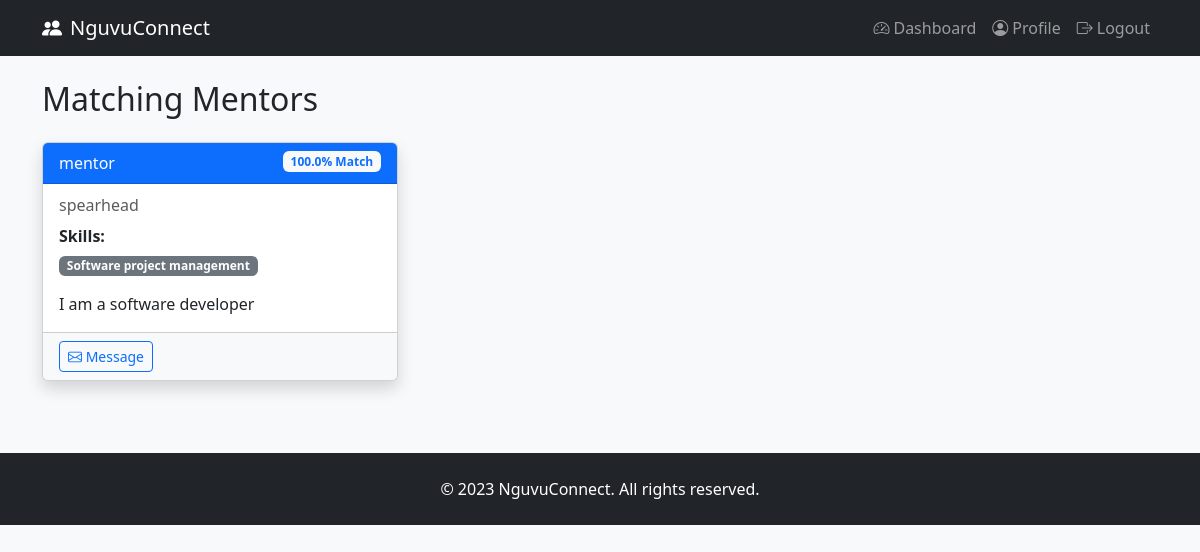
/matches (signed in), run on the app's committed database.
### app.py (models this page shows)
class User(UserMixin, db.Model):
    id = db.Column(db.Integer, primary_key=True)
    username = db.Column(db.String(80), unique=True, nullable=False)
    password = db.Column(db.String(200), nullable=False)
    role = db.Column(db.String(20))  # 'mentee' or 'mentor'
    education = db.Column(db.String(200))
    skills = db.Column(db.String(200))
    interests = db.relationship('Interest', secondary=user_interest, backref='users')
    bio = db.Column(db.Text)
    company = db.Column(db.String(100))
    created_at = db.Column(db.DateTime, default=datetime.utcnow)
    last_login = db.Column(db.DateTime)
    is_verified = db.Column(db.Boolean, default=False)

### app.py (the view)
@app.route('/matches')
@login_required
def matches():
    if current_user.role != 'mentee':
        return redirect(url_for('dashboard'))
    mentors = User.query.filter_by(role='mentor').all()
    matches = []
    for mentor in mentors:
        match_percent = calculate_match_percentage(current_user, mentor)
        if match_percent > 0:
            matches.append({
                'mentor': mentor,
                'match_percent': round(match_percent, 1)
            })
    matches.sort(key=lambda x: x['match_percent'], reverse=True)
    return render_template('matches.html', matches=matches)

### app.py (called while the page is built)
@login_manager.user_loader
def load_user(user_id):
    return User.query.get(int(user_id))

def calculate_match_percentage(mentee, mentor):
    mentee_interests = {interest.id for interest in mentee.interests}
    mentor_interests = {interest.id for interest in mentor.interests}
    common_interests = mentee_interests & mentor_interests
    total_mentee_interests = len(mentee_interests)
    if total_mentee_interests == 0:
        return 0
    return (len(common_interests) / total_mentee_interests) * 100

### templates/matches.html (shortened to what this page needs)
{% extends "base.html" %}
{% block content %}
<div class="container mt-4">
    <h2 class="mb-4">Matching Mentors</h2>
    <div class="row">
        {% for match in matches %}
        <div class="col-md-4 mb-4">
            <div class="card h-100 shadow">
                <div class="card-header bg-primary text-white">
                    {{ match.mentor.username }}
                    <span class="badge bg-light text-primary float-end">
                        {{ match.match_percent }}% Match
                    </span>
                </div>
                <div class="card-body">
                    {% if match.mentor.company %}
                    <h6 class="card-subtitle mb-2 text-muted">
                        {{ match.mentor.company }}
                    </h6>
                    {% endif %}
                    {% if match.mentor.skills %}
                    <div class="mb-3">
                        <strong>Skills:</strong>
                        <div class="d-flex flex-wrap gap-2 mt-2">
                            {% for skill in match.mentor.skills.split(',') %}
                            <span class="badge bg-secondary">{{ skill.strip() }}</span>
                            {% endfor %}
                        </div>
                    </div>
                    {% endif %}
                    {% if match.mentor.bio %}
                    <p class="card-text">{{ match.mentor.bio }}</p>
                    {% endif %}
                </div>
                <div class="card-footer bg-light">
                    <button class="btn btn-outline-primary btn-sm cursor-pointer">
                        <i class="bi bi-envelope"></i> Message
                    </button>
                </div>
            </div>
        </div>
        {% endfor %}
    </div>
</div>
{% endblock %}

### data on the page
User: mentor.username "mentor", mentor.company "spearhead", strip "Software project management", mentor.bio "I am a software developer"

### other printed values
{{ match.match_percent }} "100.0"
